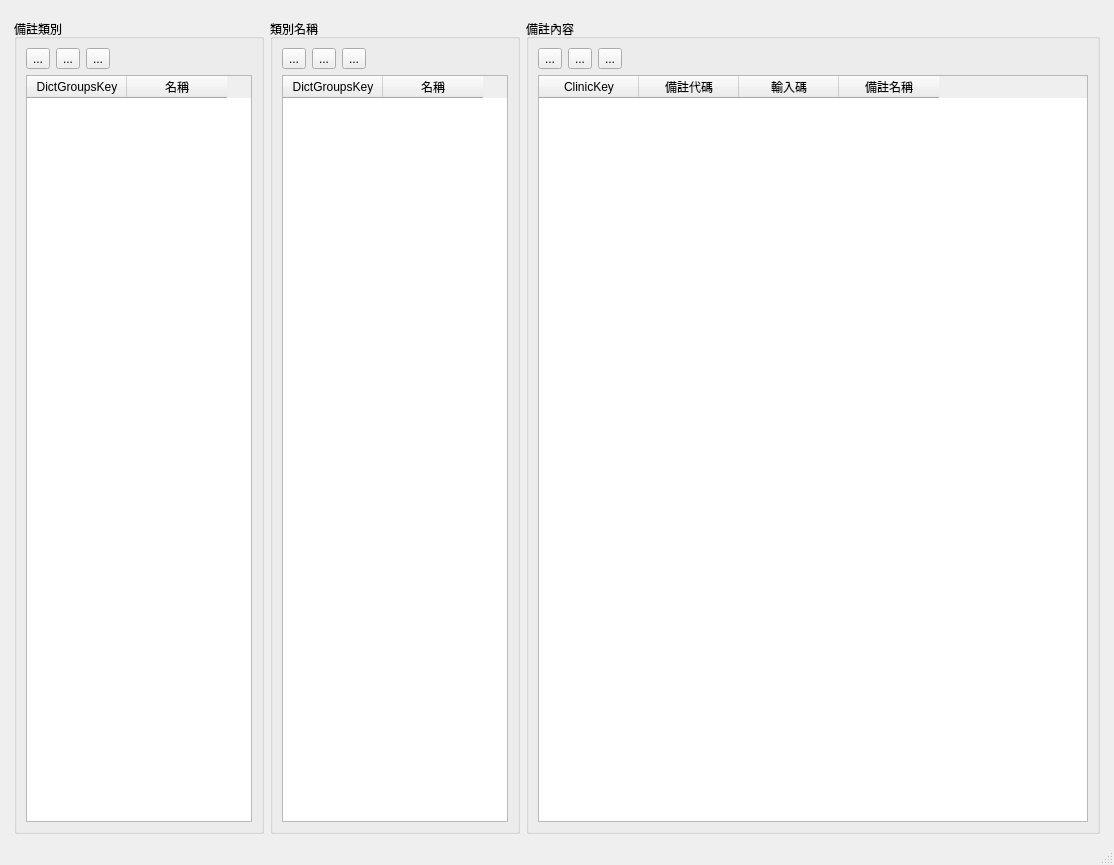
<?xml version="1.0" encoding="UTF-8"?>
<ui version="4.0">
 <class>Dict_remark</class>
 <widget class="QMainWindow" name="Dict_remark">
  <property name="geometry">
   <rect>
    <x>0</x>
    <y>0</y>
    <width>1114</width>
    <height>865</height>
   </rect>
  </property>
  <property name="windowTitle">
   <string>備註資料</string>
  </property>
  <widget class="QWidget" name="centralwidget">
   <layout class="QHBoxLayout" name="horizontalLayout">
    <item>
     <layout class="QHBoxLayout" name="horizontalLayout_2">
      <property name="leftMargin">
       <number>5</number>
      </property>
      <property name="topMargin">
       <number>10</number>
      </property>
      <property name="rightMargin">
       <number>5</number>
      </property>
      <item>
       <widget class="QGroupBox" name="groupBox_dict_groups_type">
        <property name="maximumSize">
         <size>
          <width>250</width>
          <height>16777215</height>
         </size>
        </property>
        <property name="title">
         <string>備註類別</string>
        </property>
        <layout class="QVBoxLayout" name="verticalLayout_4">
         <item>
          <layout class="QVBoxLayout" name="verticalLayout_3">
           <item>
            <layout class="QHBoxLayout" name="horizontalLayout_3">
             <item>
              <widget class="QToolButton" name="toolButton_add_dict_groups">
               <property name="text">
                <string>...</string>
               </property>
               <property name="icon">
                <iconset>
                 <normaloff>../icons/gtk-add.svg</normaloff>../icons/gtk-add.svg</iconset>
               </property>
              </widget>
             </item>
             <item>
              <widget class="QToolButton" name="toolButton_remove_dict_groups">
               <property name="text">
                <string>...</string>
               </property>
               <property name="icon">
                <iconset>
                 <normaloff>../icons/gtk-remove.svg</normaloff>../icons/gtk-remove.svg</iconset>
               </property>
              </widget>
             </item>
             <item>
              <widget class="QToolButton" name="toolButton_edit_dict_groups">
               <property name="text">
                <string>...</string>
               </property>
               <property name="icon">
                <iconset>
                 <normaloff>../icons/gtk-edit.svg</normaloff>../icons/gtk-edit.svg</iconset>
               </property>
              </widget>
             </item>
             <item>
              <spacer name="horizontalSpacer">
               <property name="orientation">
                <enum>Qt::Horizontal</enum>
               </property>
               <property name="sizeHint" stdset="0">
                <size>
                 <width>40</width>
                 <height>20</height>
                </size>
               </property>
              </spacer>
             </item>
            </layout>
           </item>
           <item>
            <widget class="QTableWidget" name="tableWidget_dict_groups">
             <property name="maximumSize">
              <size>
               <width>16777215</width>
               <height>16777215</height>
              </size>
             </property>
             <property name="editTriggers">
              <set>QAbstractItemView::NoEditTriggers</set>
             </property>
             <property name="selectionMode">
              <enum>QAbstractItemView::SingleSelection</enum>
             </property>
             <property name="selectionBehavior">
              <enum>QAbstractItemView::SelectRows</enum>
             </property>
             <column>
              <property name="text">
               <string>DictGroupsKey</string>
              </property>
             </column>
             <column>
              <property name="text">
               <string>名稱</string>
              </property>
             </column>
            </widget>
           </item>
          </layout>
         </item>
        </layout>
       </widget>
      </item>
      <item>
       <widget class="QGroupBox" name="groupBox_dict_groups_name">
        <property name="maximumSize">
         <size>
          <width>250</width>
          <height>16777215</height>
         </size>
        </property>
        <property name="title">
         <string>類別名稱</string>
        </property>
        <layout class="QVBoxLayout" name="verticalLayout_2">
         <item>
          <layout class="QVBoxLayout" name="verticalLayout">
           <item>
            <layout class="QHBoxLayout" name="horizontalLayout_4">
             <item>
              <widget class="QToolButton" name="toolButton_add_groups_name">
               <property name="text">
                <string>...</string>
               </property>
               <property name="icon">
                <iconset>
                 <normaloff>../icons/gtk-add.svg</normaloff>../icons/gtk-add.svg</iconset>
               </property>
              </widget>
             </item>
             <item>
              <widget class="QToolButton" name="toolButton_remove_groups_name">
               <property name="text">
                <string>...</string>
               </property>
               <property name="icon">
                <iconset>
                 <normaloff>../icons/gtk-remove.svg</normaloff>../icons/gtk-remove.svg</iconset>
               </property>
              </widget>
             </item>
             <item>
              <widget class="QToolButton" name="toolButton_edit_groups_name">
               <property name="text">
                <string>...</string>
               </property>
               <property name="icon">
                <iconset>
                 <normaloff>../icons/gtk-edit.svg</normaloff>../icons/gtk-edit.svg</iconset>
               </property>
              </widget>
             </item>
             <item>
              <spacer name="horizontalSpacer_2">
               <property name="orientation">
                <enum>Qt::Horizontal</enum>
               </property>
               <property name="sizeHint" stdset="0">
                <size>
                 <width>40</width>
                 <height>20</height>
                </size>
               </property>
              </spacer>
             </item>
            </layout>
           </item>
           <item>
            <widget class="QTableWidget" name="tableWidget_dict_groups_name">
             <property name="maximumSize">
              <size>
               <width>16777215</width>
               <height>16777215</height>
              </size>
             </property>
             <property name="editTriggers">
              <set>QAbstractItemView::NoEditTriggers</set>
             </property>
             <property name="selectionMode">
              <enum>QAbstractItemView::SingleSelection</enum>
             </property>
             <property name="selectionBehavior">
              <enum>QAbstractItemView::SelectRows</enum>
             </property>
             <column>
              <property name="text">
               <string>DictGroupsKey</string>
              </property>
             </column>
             <column>
              <property name="text">
               <string>名稱</string>
              </property>
             </column>
            </widget>
           </item>
          </layout>
         </item>
        </layout>
       </widget>
      </item>
      <item>
       <widget class="QGroupBox" name="groupBox_dict_remark">
        <property name="title">
         <string>備註內容</string>
        </property>
        <layout class="QVBoxLayout" name="verticalLayout_6">
         <item>
          <layout class="QVBoxLayout" name="verticalLayout_5">
           <item>
            <layout class="QHBoxLayout" name="horizontalLayout_5">
             <item>
              <widget class="QToolButton" name="toolButton_add_remark">
               <property name="text">
                <string>...</string>
               </property>
               <property name="icon">
                <iconset>
                 <normaloff>../icons/gtk-add.svg</normaloff>../icons/gtk-add.svg</iconset>
               </property>
              </widget>
             </item>
             <item>
              <widget class="QToolButton" name="toolButton_remove_remark">
               <property name="text">
                <string>...</string>
               </property>
               <property name="icon">
                <iconset>
                 <normaloff>../icons/gtk-remove.svg</normaloff>../icons/gtk-remove.svg</iconset>
               </property>
              </widget>
             </item>
             <item>
              <widget class="QToolButton" name="toolButton_edit_remark">
               <property name="text">
                <string>...</string>
               </property>
               <property name="icon">
                <iconset>
                 <normaloff>../icons/gtk-edit.svg</normaloff>../icons/gtk-edit.svg</iconset>
               </property>
              </widget>
             </item>
             <item>
              <spacer name="horizontalSpacer_3">
               <property name="orientation">
                <enum>Qt::Horizontal</enum>
               </property>
               <property name="sizeHint" stdset="0">
                <size>
                 <width>40</width>
                 <height>20</height>
                </size>
               </property>
              </spacer>
             </item>
            </layout>
           </item>
           <item>
            <widget class="QTableWidget" name="tableWidget_dict_remark">
             <property name="editTriggers">
              <set>QAbstractItemView::NoEditTriggers</set>
             </property>
             <property name="selectionMode">
              <enum>QAbstractItemView::SingleSelection</enum>
             </property>
             <property name="selectionBehavior">
              <enum>QAbstractItemView::SelectRows</enum>
             </property>
             <column>
              <property name="text">
               <string>ClinicKey</string>
              </property>
             </column>
             <column>
              <property name="text">
               <string>備註代碼</string>
              </property>
             </column>
             <column>
              <property name="text">
               <string>輸入碼</string>
              </property>
             </column>
             <column>
              <property name="text">
               <string>備註名稱</string>
              </property>
             </column>
            </widget>
           </item>
          </layout>
         </item>
        </layout>
       </widget>
      </item>
     </layout>
    </item>
   </layout>
  </widget>
  <widget class="QStatusBar" name="statusbar"/>
  <widget class="QMenuBar" name="menubar">
   <property name="geometry">
    <rect>
     <x>0</x>
     <y>0</y>
     <width>1114</width>
     <height>24</height>
    </rect>
   </property>
  </widget>
 </widget>
 <resources/>
 <connections/>
</ui>
